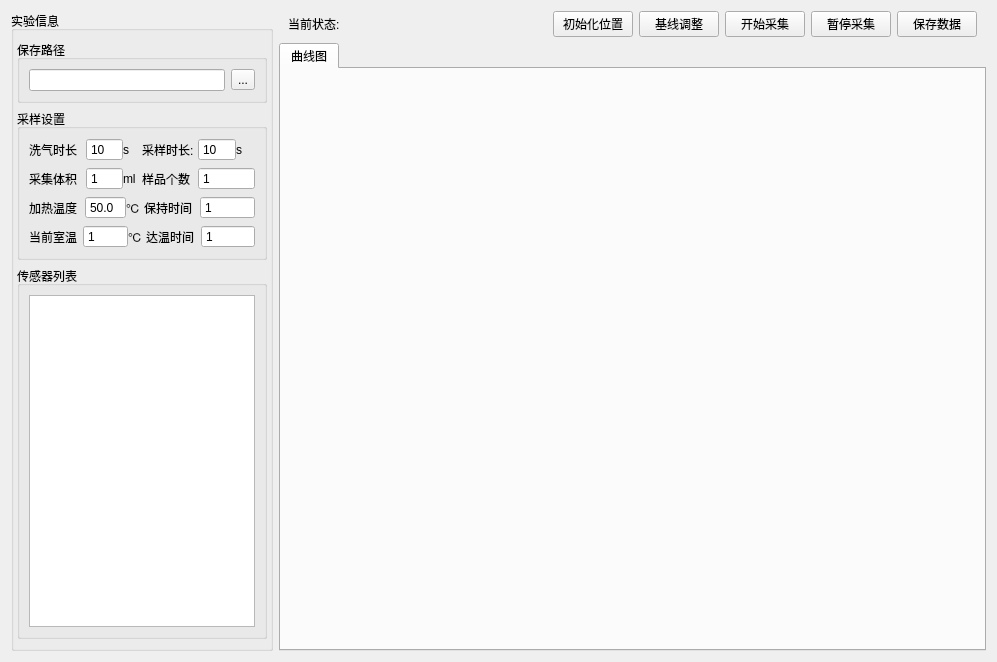
<?xml version="1.0" encoding="UTF-8"?>
<ui version="4.0">
 <class>Gragh_show</class>
 <widget class="QWidget" name="Gragh_show">
  <property name="geometry">
   <rect>
    <x>0</x>
    <y>0</y>
    <width>997</width>
    <height>662</height>
   </rect>
  </property>
  <property name="windowTitle">
   <string>Form</string>
  </property>
  <layout class="QHBoxLayout" name="horizontalLayout_3">
   <item>
    <layout class="QGridLayout" name="gridLayout" rowstretch="0,0" columnstretch="1,4">
     <item row="0" column="0" rowspan="2">
      <widget class="QGroupBox" name="groupBox">
       <property name="font">
        <font>
         <weight>50</weight>
         <bold>false</bold>
        </font>
       </property>
       <property name="title">
        <string>实验信息</string>
       </property>
       <property name="flat">
        <bool>false</bool>
       </property>
       <property name="checkable">
        <bool>false</bool>
       </property>
       <layout class="QVBoxLayout" name="verticalLayout" stretch="0,0,10">
        <property name="leftMargin">
         <number>3</number>
        </property>
        <property name="rightMargin">
         <number>3</number>
        </property>
        <item>
         <widget class="QGroupBox" name="groupBox_2">
          <property name="title">
           <string>保存路径</string>
          </property>
          <layout class="QHBoxLayout" name="horizontalLayout_2">
           <item>
            <widget class="QLineEdit" name="Folder_lineEdit"/>
           </item>
           <item>
            <widget class="QToolButton" name="Folder_Button">
             <property name="text">
              <string>...</string>
             </property>
            </widget>
           </item>
          </layout>
         </widget>
        </item>
        <item>
         <widget class="QGroupBox" name="groupBox_3">
          <property name="title">
           <string>采样设置</string>
          </property>
          <layout class="QVBoxLayout" name="verticalLayout_2">
           <item>
            <layout class="QHBoxLayout" name="horizontalLayout_7" stretch="3,2,1,3,2,1">
             <property name="spacing">
              <number>0</number>
             </property>
             <item>
              <widget class="QLabel" name="label_2">
               <property name="layoutDirection">
                <enum>Qt::LeftToRight</enum>
               </property>
               <property name="text">
                <string>洗气时长</string>
               </property>
              </widget>
             </item>
             <item>
              <widget class="QSpinBox" name="Cleartime_spinBox">
               <property name="focusPolicy">
                <enum>Qt::WheelFocus</enum>
               </property>
               <property name="buttonSymbols">
                <enum>QAbstractSpinBox::NoButtons</enum>
               </property>
               <property name="minimum">
                <number>10</number>
               </property>
               <property name="maximum">
                <number>256</number>
               </property>
               <property name="value">
                <number>10</number>
               </property>
              </widget>
             </item>
             <item>
              <widget class="QLabel" name="label_34">
               <property name="layoutDirection">
                <enum>Qt::LeftToRight</enum>
               </property>
               <property name="text">
                <string>s</string>
               </property>
              </widget>
             </item>
             <item>
              <widget class="QLabel" name="label_4">
               <property name="layoutDirection">
                <enum>Qt::LeftToRight</enum>
               </property>
               <property name="text">
                <string>采样时长: </string>
               </property>
              </widget>
             </item>
             <item>
              <widget class="QSpinBox" name="Sample_spinBox">
               <property name="focusPolicy">
                <enum>Qt::WheelFocus</enum>
               </property>
               <property name="buttonSymbols">
                <enum>QAbstractSpinBox::NoButtons</enum>
               </property>
               <property name="minimum">
                <number>0</number>
               </property>
               <property name="maximum">
                <number>256</number>
               </property>
               <property name="value">
                <number>10</number>
               </property>
              </widget>
             </item>
             <item>
              <widget class="QLabel" name="label_35">
               <property name="layoutDirection">
                <enum>Qt::LeftToRight</enum>
               </property>
               <property name="text">
                <string>s</string>
               </property>
              </widget>
             </item>
            </layout>
           </item>
           <item>
            <layout class="QHBoxLayout" name="horizontalLayout_6" stretch="3,2,1,3,3">
             <property name="spacing">
              <number>0</number>
             </property>
             <item>
              <widget class="QLabel" name="label_10">
               <property name="layoutDirection">
                <enum>Qt::LeftToRight</enum>
               </property>
               <property name="text">
                <string>采集体积</string>
               </property>
              </widget>
             </item>
             <item>
              <widget class="QSpinBox" name="Volum_spinBox">
               <property name="buttonSymbols">
                <enum>QAbstractSpinBox::NoButtons</enum>
               </property>
               <property name="minimum">
                <number>0</number>
               </property>
               <property name="maximum">
                <number>256</number>
               </property>
               <property name="value">
                <number>1</number>
               </property>
               <property name="displayIntegerBase">
                <number>10</number>
               </property>
              </widget>
             </item>
             <item>
              <widget class="QLabel" name="label_20">
               <property name="layoutDirection">
                <enum>Qt::LeftToRight</enum>
               </property>
               <property name="text">
                <string>ml</string>
               </property>
              </widget>
             </item>
             <item>
              <widget class="QLabel" name="label_6">
               <property name="layoutDirection">
                <enum>Qt::LeftToRight</enum>
               </property>
               <property name="text">
                <string>样品个数</string>
               </property>
              </widget>
             </item>
             <item>
              <widget class="QSpinBox" name="Simnum_spinBox">
               <property name="buttonSymbols">
                <enum>QAbstractSpinBox::NoButtons</enum>
               </property>
               <property name="minimum">
                <number>1</number>
               </property>
               <property name="maximum">
                <number>16</number>
               </property>
               <property name="value">
                <number>1</number>
               </property>
               <property name="displayIntegerBase">
                <number>10</number>
               </property>
              </widget>
             </item>
            </layout>
           </item>
           <item>
            <layout class="QHBoxLayout" name="horizontalLayout_8" stretch="3,2,1,3,3">
             <property name="spacing">
              <number>0</number>
             </property>
             <item>
              <widget class="QLabel" name="label_12">
               <property name="layoutDirection">
                <enum>Qt::LeftToRight</enum>
               </property>
               <property name="text">
                <string>加热温度</string>
               </property>
              </widget>
             </item>
             <item>
              <widget class="QDoubleSpinBox" name="Heattep_SpinBox">
               <property name="buttonSymbols">
                <enum>QAbstractSpinBox::NoButtons</enum>
               </property>
               <property name="decimals">
                <number>1</number>
               </property>
               <property name="minimum">
                <double>-1.000000000000000</double>
               </property>
               <property name="value">
                <double>50.000000000000000</double>
               </property>
              </widget>
             </item>
             <item>
              <widget class="QLabel" name="label_19">
               <property name="layoutDirection">
                <enum>Qt::LeftToRight</enum>
               </property>
               <property name="text">
                <string>℃</string>
               </property>
              </widget>
             </item>
             <item>
              <widget class="QLabel" name="label_9">
               <property name="layoutDirection">
                <enum>Qt::LeftToRight</enum>
               </property>
               <property name="text">
                <string>保持时间</string>
               </property>
              </widget>
             </item>
             <item>
              <widget class="QSpinBox" name="Standtime_spinBox">
               <property name="buttonSymbols">
                <enum>QAbstractSpinBox::NoButtons</enum>
               </property>
               <property name="minimum">
                <number>1</number>
               </property>
               <property name="maximum">
                <number>60</number>
               </property>
               <property name="value">
                <number>1</number>
               </property>
               <property name="displayIntegerBase">
                <number>10</number>
               </property>
              </widget>
             </item>
            </layout>
           </item>
           <item>
            <layout class="QHBoxLayout" name="horizontalLayout_10" stretch="3,2,1,3,3">
             <property name="spacing">
              <number>0</number>
             </property>
             <item>
              <widget class="QLabel" name="label_11">
               <property name="layoutDirection">
                <enum>Qt::LeftToRight</enum>
               </property>
               <property name="text">
                <string>当前室温</string>
               </property>
              </widget>
             </item>
             <item>
              <widget class="QSpinBox" name="Currtem_spinBox">
               <property name="buttonSymbols">
                <enum>QAbstractSpinBox::NoButtons</enum>
               </property>
               <property name="minimum">
                <number>1</number>
               </property>
               <property name="maximum">
                <number>65535</number>
               </property>
               <property name="value">
                <number>1</number>
               </property>
               <property name="displayIntegerBase">
                <number>10</number>
               </property>
              </widget>
             </item>
             <item>
              <widget class="QLabel" name="label_21">
               <property name="layoutDirection">
                <enum>Qt::LeftToRight</enum>
               </property>
               <property name="text">
                <string>℃</string>
               </property>
              </widget>
             </item>
             <item>
              <widget class="QLabel" name="label_13">
               <property name="layoutDirection">
                <enum>Qt::LeftToRight</enum>
               </property>
               <property name="text">
                <string>达温时间</string>
               </property>
              </widget>
             </item>
             <item>
              <widget class="QSpinBox" name="attendtime_spinBox">
               <property name="buttonSymbols">
                <enum>QAbstractSpinBox::NoButtons</enum>
               </property>
               <property name="minimum">
                <number>1</number>
               </property>
               <property name="maximum">
                <number>65535</number>
               </property>
               <property name="value">
                <number>1</number>
               </property>
               <property name="displayIntegerBase">
                <number>10</number>
               </property>
              </widget>
             </item>
            </layout>
           </item>
          </layout>
         </widget>
        </item>
        <item>
         <widget class="QGroupBox" name="groupBox_4">
          <property name="title">
           <string>传感器列表</string>
          </property>
          <layout class="QGridLayout" name="gridLayout_2">
           <item row="0" column="0">
            <widget class="QTableView" name="Senser_stableView">
             <property name="minimumSize">
              <size>
               <width>226</width>
               <height>0</height>
              </size>
             </property>
             <property name="maximumSize">
              <size>
               <width>226</width>
               <height>16777215</height>
              </size>
             </property>
            </widget>
           </item>
          </layout>
         </widget>
        </item>
       </layout>
      </widget>
     </item>
     <item row="0" column="1">
      <widget class="QWidget" name="widget" native="true">
       <layout class="QHBoxLayout" name="horizontalLayout" stretch="1,10,0,0,1,1,1">
        <property name="topMargin">
         <number>0</number>
        </property>
        <property name="bottomMargin">
         <number>0</number>
        </property>
        <item>
         <widget class="QLabel" name="label_37">
          <property name="layoutDirection">
           <enum>Qt::LeftToRight</enum>
          </property>
          <property name="text">
           <string>当前状态:</string>
          </property>
          <property name="textFormat">
           <enum>Qt::AutoText</enum>
          </property>
          <property name="scaledContents">
           <bool>false</bool>
          </property>
         </widget>
        </item>
        <item>
         <widget class="QLabel" name="statues_label">
          <property name="text">
           <string/>
          </property>
         </widget>
        </item>
        <item>
         <widget class="QPushButton" name="InitPos_Button">
          <property name="maximumSize">
           <size>
            <width>100</width>
            <height>32</height>
           </size>
          </property>
          <property name="text">
           <string>初始化位置</string>
          </property>
         </widget>
        </item>
        <item>
         <widget class="QPushButton" name="Clear_Button">
          <property name="maximumSize">
           <size>
            <width>100</width>
            <height>32</height>
           </size>
          </property>
          <property name="text">
           <string>基线调整</string>
          </property>
         </widget>
        </item>
        <item>
         <widget class="QPushButton" name="Collectbegin_Button">
          <property name="maximumSize">
           <size>
            <width>100</width>
            <height>32</height>
           </size>
          </property>
          <property name="text">
           <string>开始采集</string>
          </property>
         </widget>
        </item>
        <item>
         <widget class="QPushButton" name="Pause_Button">
          <property name="maximumSize">
           <size>
            <width>100</width>
            <height>32</height>
           </size>
          </property>
          <property name="text">
           <string>暂停采集</string>
          </property>
         </widget>
        </item>
        <item>
         <widget class="QPushButton" name="Save_Button">
          <property name="maximumSize">
           <size>
            <width>100</width>
            <height>32</height>
           </size>
          </property>
          <property name="text">
           <string>保存数据</string>
          </property>
         </widget>
        </item>
       </layout>
      </widget>
     </item>
     <item row="1" column="1">
      <widget class="QTabWidget" name="tabWidget">
       <property name="currentIndex">
        <number>0</number>
       </property>
       <widget class="QWidget" name="Line_Show">
        <attribute name="title">
         <string>曲线图</string>
        </attribute>
        <layout class="QGridLayout" name="gridLayout_5">
         <item row="0" column="0">
          <layout class="QVBoxLayout" name="Linegragh_Layout"/>
         </item>
        </layout>
       </widget>
      </widget>
     </item>
    </layout>
   </item>
  </layout>
 </widget>
 <resources/>
 <connections/>
</ui>
